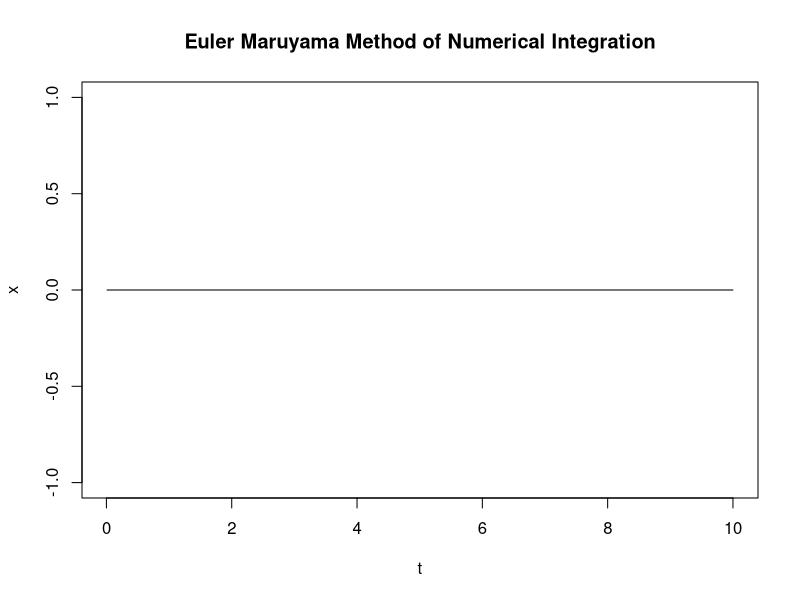

The R source for this figure:
fn <- function()
{
  return (0)
}

gn <- function()
{
  return (0)
}

noise <- function()
{
  return (rnorm(1, mean, sd))
}

# initial conditions
x0 = 0

# noise parameters
mean = 0
sd = 1

# simulation parameters
T = 10
dt = 0.01
num_iterations = T / dt

x = numeric(num_iterations)
x[1] = x0
sqrt_dt = sqrt(dt)

for(i in 2:num_iterations)
{
  x[i] = x[i-1] + fn() * dt + gn() * noise() * sqrt_dt
}

t = seq(from = dt, to = T, by = dt)
plot(t, x, type = "l", main = "Euler Maruyama Method of Numerical Integration")